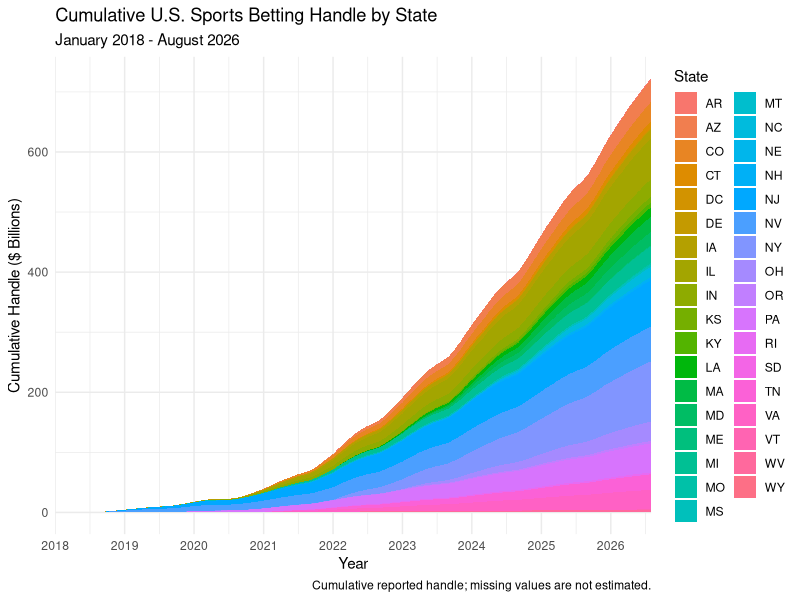
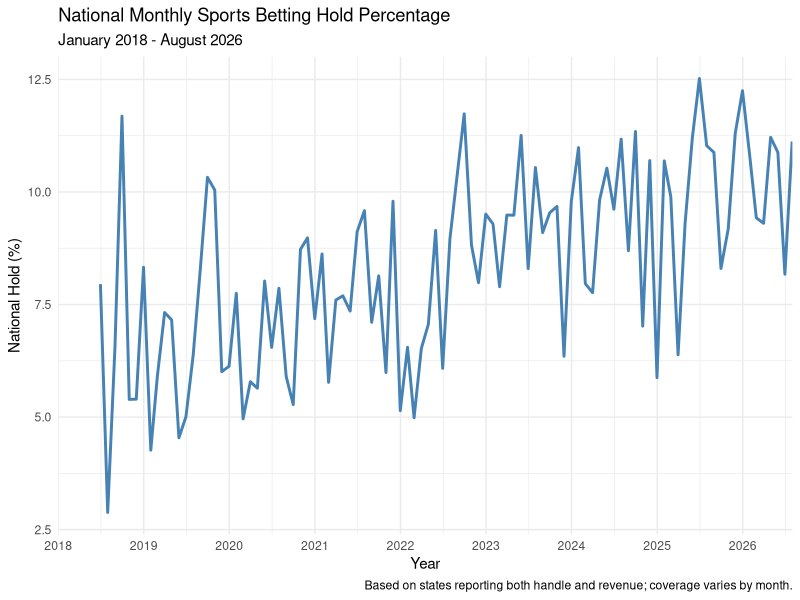
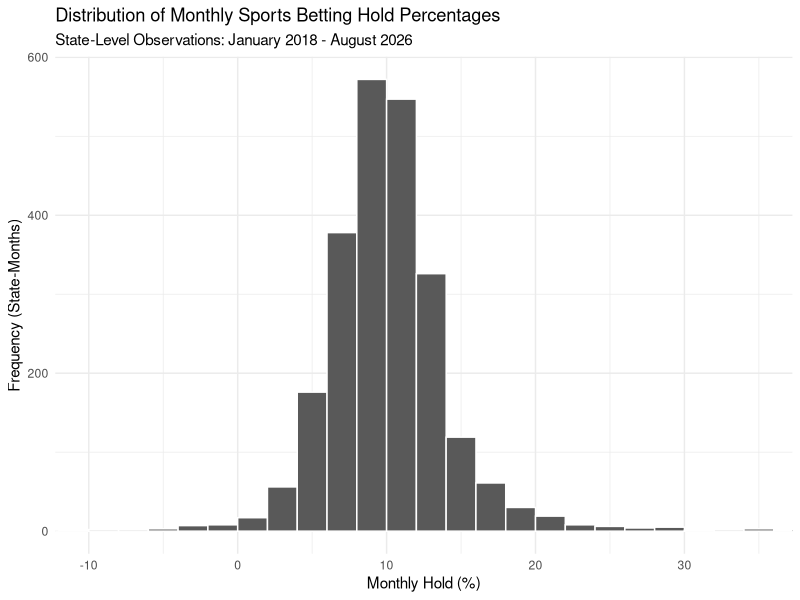
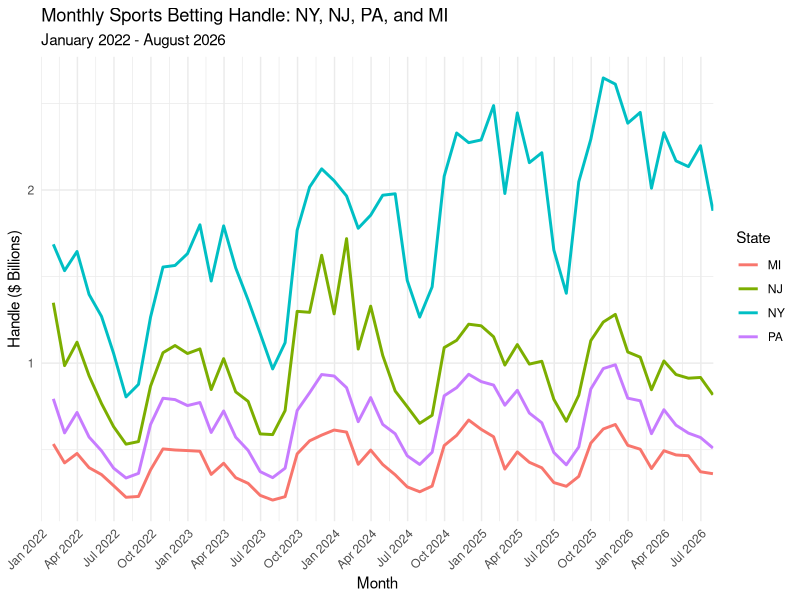
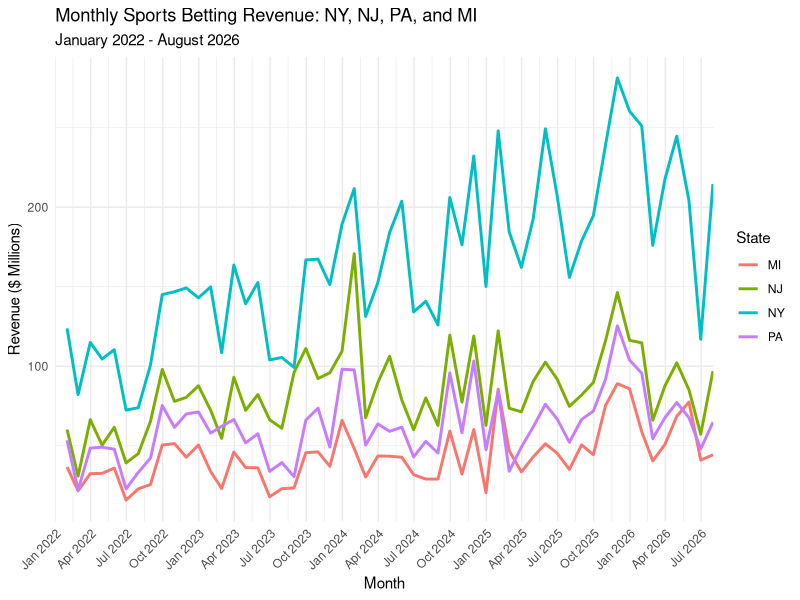
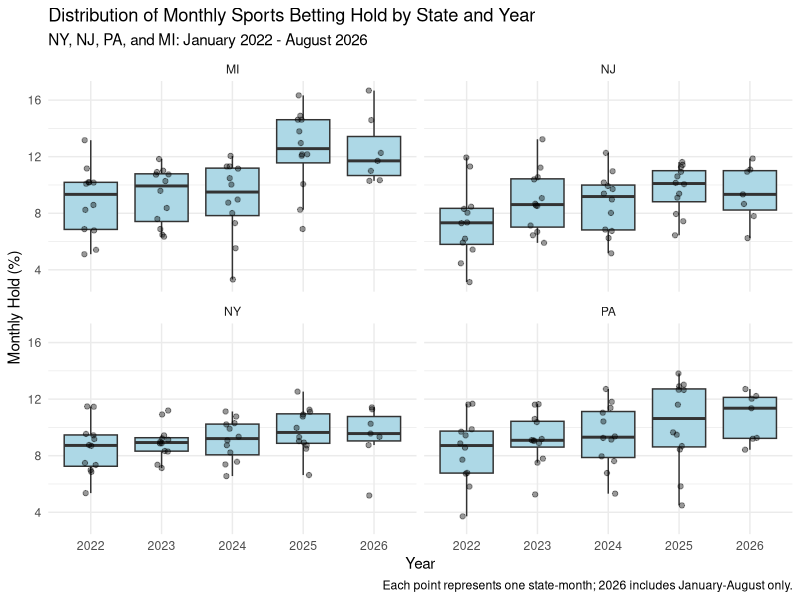
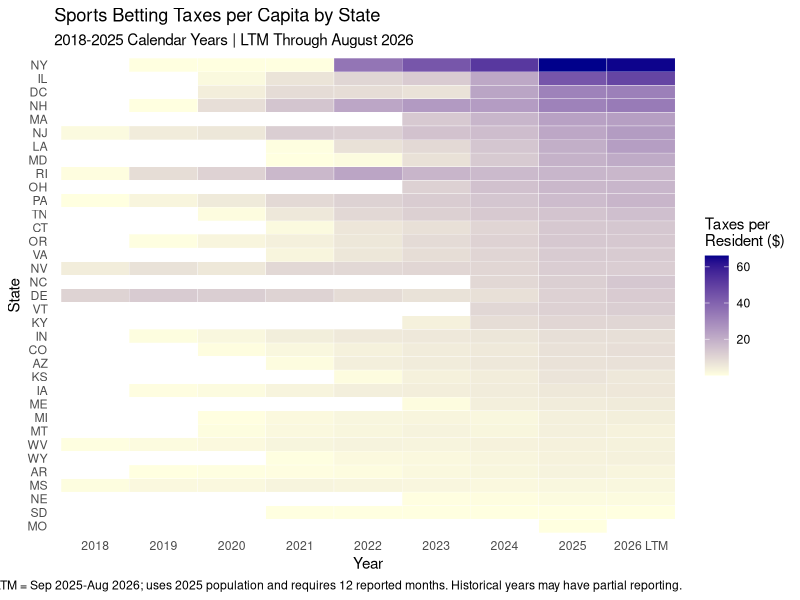
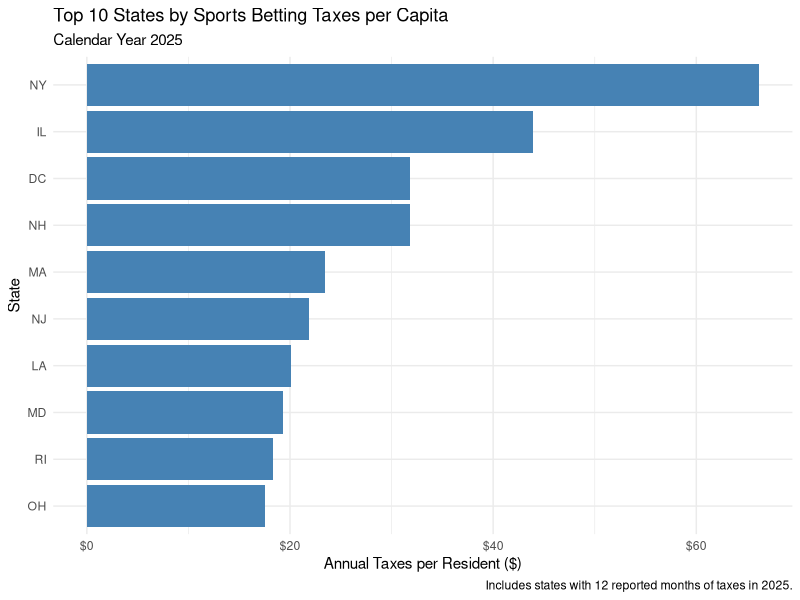

Reproduce these figures in R, in order.
# ST558 Project 2 - Exploratory Data Analysis
# Explore historical state-level sports betting data


# Step 1: Load Required Packages

# Load tidyverse for data manipulation and visualization
library(tidyverse)


# Step 2: Import the Clean Dataset

# Import the tidy dataset created in prepare_data.R
sports <- read_csv("data/sports_betting_clean.csv")

# Check the number of rows and columns
dim(sports)

# Inspect the variable names and data types
glimpse(sports)


# Step 3: Create Categorical Variables

# Create categorical variables for year and calendar month
# mutate() adds new columns to our existing dataset
# lubridate is an R package to make working with dates and times
# year() extracts the year from a Date
# as.factor() converts year into a categorical variable
# month() extracts the calendar month
# label = TRUE displays month names rather than numbers
# abbr = TRUE uses abbreviated month names (Jan, Feb, etc.)

sports <- sports |>
  mutate(
    year = as.factor(lubridate::year(month)),
    month_name = lubridate::month(month, label = TRUE, abbr = TRUE)
  )

# Inspect the new variables
sports |>
  select(state, month, year, month_name) |>
  head(10)

# Verify the data types
glimpse(sports)


# Step 4: Create One-Way and Two-Way Contingency Tables

# 4A: One-Way Contingency Table

# table() counts the number of observations in each category
# Count the number of monthly observations for each state
# Each observation represents one state during one month
state_counts <- table(sports$state)

# Display the number of monthly observations by state
state_counts


# 4B: Two-Way Contingency Table

# table() can also count observations across two categorical variables
# Rows represent states and columns represent years
# Each cell contains the number of reported months for that state and year
state_year_counts <- table(sports$state, sports$year)

# Display the complete contingency table
state_year_counts

# Display only Arkansas, New Jersey, and New York
# This makes the table easier to inspect
state_year_counts[c("AR", "NJ", "NY"), ]

# Step 5: Numerical Summaries by State and Year

# Group observations by state and year
# This helps distinguish market growth from historical averages
# Only include observations with reported handle
# Preserve zero and negative handle values
state_year_summary <- sports |>
  filter(!is.na(handle)) |>
  group_by(state, year) |>
  summarise(
    months_reported = n(),
    total_handle = sum(handle),
    mean_handle = mean(handle),
    median_handle = median(handle),
    sd_handle = sd(handle),
    .groups = "drop"
  )

# Inspect the annual summaries for New Jersey
state_year_summary |>
  filter(state == "NJ")

# Step 5B: Mobile vs Retail Handle by State and Year

# Use the mobile_for_split and retail_for_split variables
# created in prepare_data.R
# These account for states that operate only one channel
# Original financial values remain unchanged

# Keep months where total, mobile, and retail handle are available
# Missing values are not automatically treated as zero
# Group observations by state and year
mobile_retail_summary <- sports |>
  filter(
    !is.na(handle),
    !is.na(mobile_for_split),
    !is.na(retail_for_split)
  ) |>
  group_by(state, year) |>
  summarise(
    months_reported = n(),
    total_handle = sum(handle),
    mobile_handle = sum(mobile_for_split),
    retail_handle = sum(retail_for_split),
    .groups = "drop"
  ) |>
  mutate(
    # Calculate mobile and retail handle as percentages of total handle
    # Annual percentages use annual totals, not averages of monthly percentages
    # Return NA if total handle is zero or negative
    mobile_pct = if_else(
      total_handle > 0,
      mobile_handle / total_handle * 100,
      NA_real_
    ),
    retail_pct = if_else(
      total_handle > 0,
      retail_handle / total_handle * 100,
      NA_real_
    )
  )

# Display 2025 channel percentages for four example states
# MS: Retail only
# NC and OR: Mobile only
# NJ: Both mobile and retail

mobile_retail_summary |>
  filter(
    state %in% c("MS", "NC", "NJ", "OR"),
    year == "2025"
  ) |>
  select(
    state, year, months_reported,
    mobile_pct, retail_pct
  )


# Validate that Mobile + Retail equals Total Handle

# Mobile and retail percentages should add to approximately 100%
# Small differences in displayed percentages may be due to rounding
# Compare the combined percentage and underlying dollar difference
mobile_retail_summary |>
  filter(state == "NJ", year == "2025") |>
  mutate(
    combined_pct = round(mobile_pct + retail_pct, 4),
    handle_difference = round(
      total_handle - mobile_handle - retail_handle, 2
    )
  ) |>
  select(
    state,
    year,
    mobile_pct,
    retail_pct,
    combined_pct,
    handle_difference
  )

# Step 6: Cumulative U.S. Sports Betting Handle by State

# Create a cumulative stacked area chart showing each state's
# contribution to total U.S. sports betting handle
# Use the full reporting period from January 2018 through August 2026
#
# complete() creates a row for every state and month combination
# This ensures every state shares the same monthly timeline
#
# replace_na() assigns zero to months without reported handle
# This is ONLY for plotting; the original data remains unchanged
# Missing data does not necessarily mean actual handle was zero
# Existing negative handle adjustments are preserved
#
# arrange() orders observations chronologically within each state
# group_by() groups observations by state
# cumsum() calculates the running cumulative total for each state
# ungroup() removes the grouping after calculating the cumulative values

stacked_handle_data <- sports |>
  select(state, month, handle) |>
  complete(
    state,
    month = seq(
      as.Date("2018-01-01"),
      as.Date("2026-08-01"),
      by = "month"
    )
  ) |>
  mutate(
    handle_for_plot = replace_na(handle, 0)
  ) |>
  arrange(state, month) |>
  group_by(state) |>
  mutate(
    cumulative_handle = cumsum(handle_for_plot)
  ) |>
  ungroup()

# Create the cumulative stacked area chart
# aes() maps month to x, cumulative handle to y, and state to fill
# Dividing by 1e9 converts dollars into billions
# geom_area() stacks the cumulative values for individual states
# The combined height represents cumulative reported U.S. handle
# scale_x_date() displays annual labels beginning in 2018
# labs() adds chart and axis labels
# theme_minimal() applies a clean visual style

ggplot(
  data = stacked_handle_data,
  aes(x = month, y = cumulative_handle / 1e9, fill = state)
) +
  geom_area() +
  scale_x_date(
    breaks = seq(
      as.Date("2018-01-01"),
      as.Date("2026-08-01"),
      by = "1 year"
    ),
    date_labels = "%Y",
    limits = as.Date(c("2018-01-01", "2026-08-01")),
    expand = expansion(mult = 0)
  ) +
  labs(
    title = "Cumulative U.S. Sports Betting Handle by State",
    subtitle = "January 2018 - August 2026",
    x = "Year",
    y = "Cumulative Handle ($ Billions)",
    fill = "State",
    caption = "Cumulative reported handle; missing values are not estimated."
  ) +
  theme_minimal()

# Step 7: National Monthly Sports Betting Hold Percentage

# Calculate the total reported U.S. handle and revenue for each month
# Only include state-month observations where BOTH values are available
# This ensures revenue and handle are based on the same observations
# Negative reported values are retained as potential accounting adjustments
#
# group_by(month) groups all states together for each month
# summarise() calculates national monthly totals
# n_distinct() counts the number of states included in each month
# sum() adds handle and revenue across all reporting states
# .groups = "drop" removes the grouping after summarizing
# mutate() creates the national hold percentage
# if_else() prevents division by zero or negative total handle
national_monthly_hold <- sports |>
  filter(
    !is.na(handle),
    !is.na(revenue)
  ) |>
  group_by(month) |>
  summarise(
    states_reporting = n_distinct(state),
    total_handle = sum(handle),
    total_revenue = sum(revenue),
    .groups = "drop"
  ) |>
  mutate(
    national_hold_pct = if_else(
      total_handle > 0,
      total_revenue / total_handle * 100,
      NA_real_
    )
  )

# Create a line chart showing national monthly hold over time
# aes() maps month to the x-axis and national hold to the y-axis
# geom_line() connects the monthly hold percentages
# scale_x_date() displays yearly labels beginning in January 2018
# seq() creates the dates for our x-axis labels
# limits specifies the beginning and end of the chart
# labs() adds chart and axis labels
# theme_minimal() applies a clean visual style

ggplot(
  data = national_monthly_hold,
  aes(x = month, y = national_hold_pct)
) +
  geom_line(linewidth = 1, color = "steelblue") +
  scale_x_date(
    breaks = seq(
      as.Date("2018-01-01"),
      as.Date("2026-08-01"),
      by = "1 year"
    ),
    date_labels = "%Y",
    limits = as.Date(c("2018-01-01", "2026-08-01")),
    expand = expansion(mult = 0)
  ) +
  labs(
    title = "National Monthly Sports Betting Hold Percentage",
    subtitle = "January 2018 - August 2026",
    x = "Year",
    y = "National Hold (%)",
    caption = "Based on states reporting both handle and revenue; coverage varies by month."
  ) +
  theme_minimal()

# Inspect the most recent 12 months of national hold calculations
# select() chooses the variables we want to display
# tail(12) displays the final 12 observations

national_monthly_hold |>
  select(
    month,
    states_reporting,
    total_handle,
    total_revenue,
    national_hold_pct
  ) |>
  tail(12)


# Step 8: Distribution of Monthly Hold Percentages by State

# Examine the frequency distribution of monthly hold percentages
# Each observation represents one state in one month
#
# filter() retains observations with positive handle and reported revenue
# Positive handle is required to calculate a meaningful hold percentage
# Negative revenue and negative hold percentages are retained
# hold_total was already calculated in prepare_data.R

hold_data <- sports |>
  filter(
    handle > 0,
    !is.na(revenue),
    !is.na(hold_total)
  )

# Create a histogram of monthly hold percentages
# ggplot() initializes the graph
# aes() maps hold_total to the x-axis
# geom_histogram() groups hold percentages into intervals (bins)
# binwidth = 2 creates intervals of two percentage points
# boundary = 0 aligns the bins with multiples of two
# The y-axis counts the number of state-month observations
# labs() adds chart and axis labels
# theme_minimal() applies a clean visual style
ggplot(
  data = hold_data,
  aes(x = hold_total)
) +
  geom_histogram(
    binwidth = 2,
    boundary = 0,
    color = "white"
  ) +
  labs(
    title = "Distribution of Monthly Sports Betting Hold Percentages",
    subtitle = "State-Level Observations: January 2018 - August 2026",
    x = "Monthly Hold (%)",
    y = "Frequency (State-Months)"
  ) +
  theme_minimal() +
  coord_cartesian(xlim = c(-10, 35))


# Step 9: Monthly Sports Betting Handle by State

# Select NY, NJ, PA, and MI from January 2022 through August 2026
# %in% checks whether each state is included in our selected states
# as.Date() converts the specified dates into Date objects
# !is.na(handle) removes months without reported handle
handle_data <- sports |>
  filter(
    state %in% c("NY", "NJ", "PA", "MI"),
    month >= as.Date("2022-01-01"),
    month <= as.Date("2026-08-01"),
    !is.na(handle)
  )

# Create a line chart comparing monthly handle across states
# aes() maps month to x, handle to y, and state to line color
# Dividing by 1e9 converts dollars to billions
# geom_line() connects the observations for each state
# scale_x_date() displays dates at three-month intervals
# seq() generates dates starting in January 2022
# limits sets the beginning and end of the x-axis
# expand = expansion(mult = 0) removes extra space at the ends
# labs() adds chart and axis labels
# theme_minimal() applies a clean visual style
ggplot(
  data = handle_data,
  aes(x = month, y = handle / 1e9, color = state)
) +
  geom_line(linewidth = 1) +
  scale_x_date(
    breaks = seq(
      as.Date("2022-01-01"),
      as.Date("2026-08-01"),
      by = "3 months"
    ),
    date_labels = "%b %Y",
    limits = as.Date(c("2022-01-01", "2026-08-01")),
    expand = expansion(mult = 0)
  ) +
  labs(
    title = "Monthly Sports Betting Handle: NY, NJ, PA, and MI",
    subtitle = "January 2022 - August 2026",
    x = "Month",
    y = "Handle ($ Billions)",
    color = "State"
  ) +
  theme_minimal() +
  theme(
    axis.text.x = element_text(angle = 45, hjust = 1)
  )


# Step 10: Monthly Sports Betting Revenue by State

# Select the same states and reporting period
# !is.na(revenue) removes months without reported revenue
# Negative revenue values are retained because they are valid data
revenue_data <- sports |>
  filter(
    state %in% c("NY", "NJ", "PA", "MI"),
    month >= as.Date("2022-01-01"),
    month <= as.Date("2026-08-01"),
    !is.na(revenue)
  )

# Create a line chart comparing monthly revenue across states
# Dividing revenue by 1e6 converts dollars to millions
# Use the same date intervals and graph style as Step 9
# This makes the two charts easier to compare
# seq() generates dates at three-month intervals from January 2022
# limits sets the beginning and end of the x-axis
# expand = expansion(mult = 0) removes extra space at the ends
ggplot(
  data = revenue_data,
  aes(x = month, y = revenue / 1e6, color = state)
) +
  geom_line(linewidth = 1) +
  scale_x_date(
    breaks = seq(
      as.Date("2022-01-01"),
      as.Date("2026-08-01"),
      by = "3 months"
    ),
    date_labels = "%b %Y",
    limits = as.Date(c("2022-01-01", "2026-08-01")),
    expand = expansion(mult = 0)
  ) +
  labs(
    title = "Monthly Sports Betting Revenue: NY, NJ, PA, and MI",
    subtitle = "January 2022 - August 2026",
    x = "Month",
    y = "Revenue ($ Millions)",
    color = "State"
  ) +
  theme_minimal() +
  theme(
    axis.text.x = element_text(angle = 45, hjust = 1)
  )


# Step 11: Monthly Hold Percentage by State and Year

# Compare the distribution of monthly hold percentages
# for NY, NJ, PA, and MI across different years
#
# filter() selects our four states and reporting period
# handle > 0 ensures a meaningful hold percentage
# !is.na(hold_total) removes missing hold percentages
# Negative hold percentages are retained

state_hold_data <- sports |>
  filter(
    state %in% c("NY", "NJ", "PA", "MI"),
    month >= as.Date("2022-01-01"),
    month <= as.Date("2026-08-01"),
    handle > 0,
    !is.na(hold_total)
  )

# Create boxplots of monthly hold percentages by year
# aes() maps year to x and monthly hold percentage to y
# geom_boxplot() displays the median, quartiles, and spread
# geom_jitter() displays individual monthly observations
# width = 0.1 adds slight horizontal spacing between points
# alpha = 0.4 makes individual points partially transparent
# facet_wrap() creates a separate panel for each state
# ncol = 2 arranges the four states in two columns
# labs() adds chart and axis labels
# theme_minimal() applies a clean visual style

ggplot(
  data = state_hold_data,
  aes(x = year, y = hold_total)
) +
  geom_boxplot(fill = "lightblue", outlier.shape = NA) +
  geom_jitter(width = 0.1, alpha = 0.4) +
  facet_wrap(~ state, ncol = 2) +
  labs(
    title = "Distribution of Monthly Sports Betting Hold by State and Year",
    subtitle = "NY, NJ, PA, and MI: January 2022 - August 2026",
    x = "Year",
    y = "Monthly Hold (%)",
    caption = "Each point represents one state-month; 2026 includes January-August only."
  ) +
  theme_minimal()




# Step 12: Sports Betting Taxes per Capita by State

# Import the prepared Census population dataset
# This contains annual state population estimates from 2018 through 2025
# as.character() ensures year can be matched across datasets

population_data <- read_csv("data/state_population_clean.csv") |>
  mutate(
    year = as.character(year)
  )


# Calculate annual sports betting taxes for 2018 through 2025
#
# filter() removes missing tax observations
# Exclude 2026 because we will calculate a separate LTM period
# group_by() groups observations by state and year
# summarise() calculates total taxes collected during each year
# n() counts the number of months reporting taxes
# .groups = "drop" removes the grouping after summarizing

annual_tax_data <- sports |>
  filter(
    !is.na(taxes),
    year != "2026"
  ) |>
  group_by(state, year) |>
  summarise(
    total_taxes = sum(taxes),
    months_reported = n(),
    .groups = "drop"
  ) |>
  mutate(
    year_label = as.character(year)
  ) |>
  select(state, year_label, total_taxes, months_reported)


# Calculate Last Twelve Months (LTM) taxes through August 2026
#
# The LTM period runs from September 2025 through August 2026
# Month dates in our dataset represent the last day of each month
# Use September 1, 2026 as an exclusive upper boundary
# This includes all of August 2026 without including September 2026
#
# Keep only states with all 12 months of reported tax data

ltm_tax_data <- sports |>
  filter(
    month >= as.Date("2025-09-01"),
    month < as.Date("2026-09-01"),
    !is.na(taxes)
  ) |>
  group_by(state) |>
  summarise(
    total_taxes = sum(taxes),
    months_reported = n(),
    .groups = "drop"
  ) |>
  filter(months_reported == 12) |>
  mutate(
    year_label = "2026 LTM"
  ) |>
  select(state, year_label, total_taxes, months_reported)


# Combine the annual and LTM tax summaries
#
# bind_rows() stacks the two datasets together
# Each state can have annual observations plus one LTM observation
#
# For the 2026 LTM period, use the 2025 population estimate
# population_year identifies which Census year to match
#
# left_join() matches tax data with population by state and year
# if_else() prevents division by zero or missing population
# factor() orders the years chronologically on the graph

tax_heatmap_data <- bind_rows(
  annual_tax_data,
  ltm_tax_data
) |>
  mutate(
    population_year = if_else(
      year_label == "2026 LTM",
      "2025",
      year_label
    )
  ) |>
  left_join(
    population_data,
    by = c("state", "population_year" = "year")
  ) |>
  mutate(
    taxes_per_capita = if_else(
      !is.na(population) & population > 0,
      total_taxes / population,
      NA_real_
    ),
    year_label = factor(
      year_label,
      levels = c(as.character(2018:2025), "2026 LTM")
    )
  )


# Sort states by their 2025 taxes per capita
#
# filter() selects the most recent complete calendar year
# arrange() sorts states from lowest to highest
# pull() extracts the ordered state names as a vector
# setdiff() retains states without a 2025 tax observation
# ggplot displays the last factor level at the top of the y-axis

state_order <- tax_heatmap_data |>
  filter(year_label == "2025") |>
  arrange(taxes_per_capita) |>
  pull(state)

state_order <- c(
  setdiff(sort(unique(tax_heatmap_data$state)), state_order),
  state_order
)


# Inspect the LTM results for our four comparison states
# All observations should include 12 months of tax collections

tax_heatmap_data |>
  filter(
    state %in% c("NY", "NJ", "PA", "MI"),
    year_label == "2026 LTM"
  ) |>
  select(
    state,
    year_label,
    months_reported,
    total_taxes,
    population,
    taxes_per_capita
  )


# Create the heatmap
#
# aes() maps year to x, state to y, and taxes per capita to fill
# factor() applies our state ranking based on 2025
# geom_tile() creates a colored rectangle for each state-year
# scale_fill_gradient() creates a continuous color scale
# Darker colors represent greater tax collections per resident
# labs() adds chart and axis labels
# theme_minimal() applies a clean visual style
# panel.grid = element_blank() removes unnecessary gridlines

ggplot(
  data = tax_heatmap_data,
  aes(
    x = year_label,
    y = factor(state, levels = state_order),
    fill = taxes_per_capita
  )
) +
  geom_tile(color = "white") +
  scale_fill_gradient(
    low = "lightyellow",
    high = "darkblue",
    name = "Taxes per\nResident ($)"
  ) +
  labs(
    title = "Sports Betting Taxes per Capita by State",
    subtitle = "2018-2025 Calendar Years | LTM Through August 2026",
    x = "Year",
    y = "State",
    caption = "LTM = Sep 2025-Aug 2026; uses 2025 population and requires 12 reported months. Historical years may have partial reporting."
  ) +
  theme_minimal() +
  theme(
    panel.grid = element_blank()
  )


# Step 13: Top 10 States by Sports Betting Taxes per Capita

# Use the annual tax and population data created in Step 12
# Select 2025 because it is the most recent complete calendar year
# Only include states with 12 months of reported taxes
# !is.na() excludes missing per-capita tax values
#
# slice_max() selects the observations with the largest values
# order_by specifies the variable used for ranking
# n = 10 selects the 10 highest-ranking states
# with_ties = FALSE ensures exactly 10 states are selected

top_tax_states <- tax_heatmap_data |>
  filter(
    year_label == "2025",
    months_reported == 12,
    !is.na(taxes_per_capita)
  ) |>
  slice_max(
    order_by = taxes_per_capita,
    n = 10,
    with_ties = FALSE
  )

# Inspect the top 10 states and their taxes per capita
top_tax_states |>
  select(state, year_label, total_taxes, population, taxes_per_capita) |>
  arrange(desc(taxes_per_capita))


# Create a horizontal bar chart
#
# ggplot() initializes the graph
# aes() maps state to the x-axis and taxes per capita to the y-axis
# reorder() arranges states according to their taxes per capita
# geom_col() creates bars using the actual numerical values
# coord_flip() switches the axes to make the bars horizontal
# scale_y_continuous() formats the values as dollars
# labs() adds chart and axis labels
# theme_minimal() applies a clean visual style

ggplot(
  data = top_tax_states,
  aes(
    x = reorder(state, taxes_per_capita),
    y = taxes_per_capita
  )
) +
  geom_col(fill = "steelblue") +
  coord_flip() +
  scale_y_continuous(
    labels = scales::label_dollar()
  ) +
  labs(
    title = "Top 10 States by Sports Betting Taxes per Capita",
    subtitle = "Calendar Year 2025",
    x = "State",
    y = "Annual Taxes per Resident ($)",
    caption = "Includes states with 12 reported months of taxes in 2025."
  ) +
  theme_minimal()
